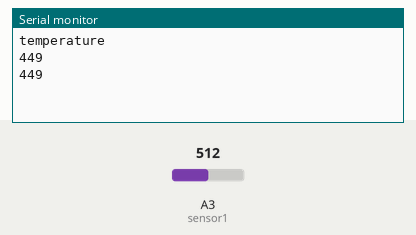
Simulated run of this sketch. Board: Arduino Uno, built with avr-gcc and run on an emulated ATmega328P. On the bench: the last lines printed to the serial monitor. Inputs (shaded band) come from the test bench; at power-on: A3 (sensor1) = 512.

Above: at 1.8 s.
1.9 s: A3 (sensor1) set to 716
At 2.6 s:
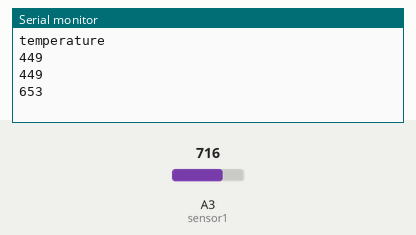
3.4 s: A3 (sensor1) set to 900
At 4.8 s:
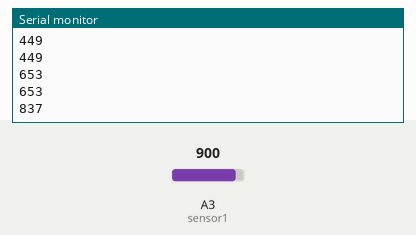
Timing chart, 0 to 6.4 s (numbered marks = the images above; inputs shaded):
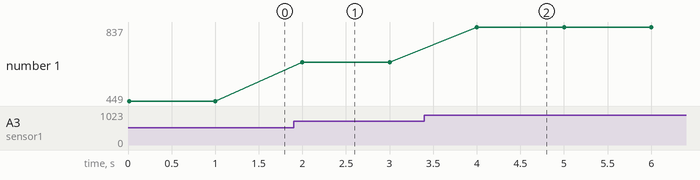

The sketch:

sketch_apr07a.ino
```cpp
int sensor1 = A3;

String datalabel1 = "temperature";

  int voltage = sensor1 * (5.0 /3000.0);

  // Convert the voltage into the temperature in Celsius
int data1 = voltage * 100;
bool label = true;


void setup() {
  // Begin serial communication at 9600 baud rate
  Serial.begin(9600);
  pinMode(sensor1,INPUT);

}

void loop() {

while(label){
  Serial.println(datalabel1);

  label = false;

}
   data1 = analogRead(sensor1);
   data1=data1-63;

   Serial.println(data1);


   delay(1000);

}
```

Measured:
- after the input at 1.9 s, the serial monitor: prints a new line after 0.10 s (image 1)
- after the input at 3.4 s, the serial monitor: prints a new line after 0.60 s (image 2)
- plotted number 1: 449 → 653 after the input at 1.9 s, 653 → 837 after the input at 3.4 s
